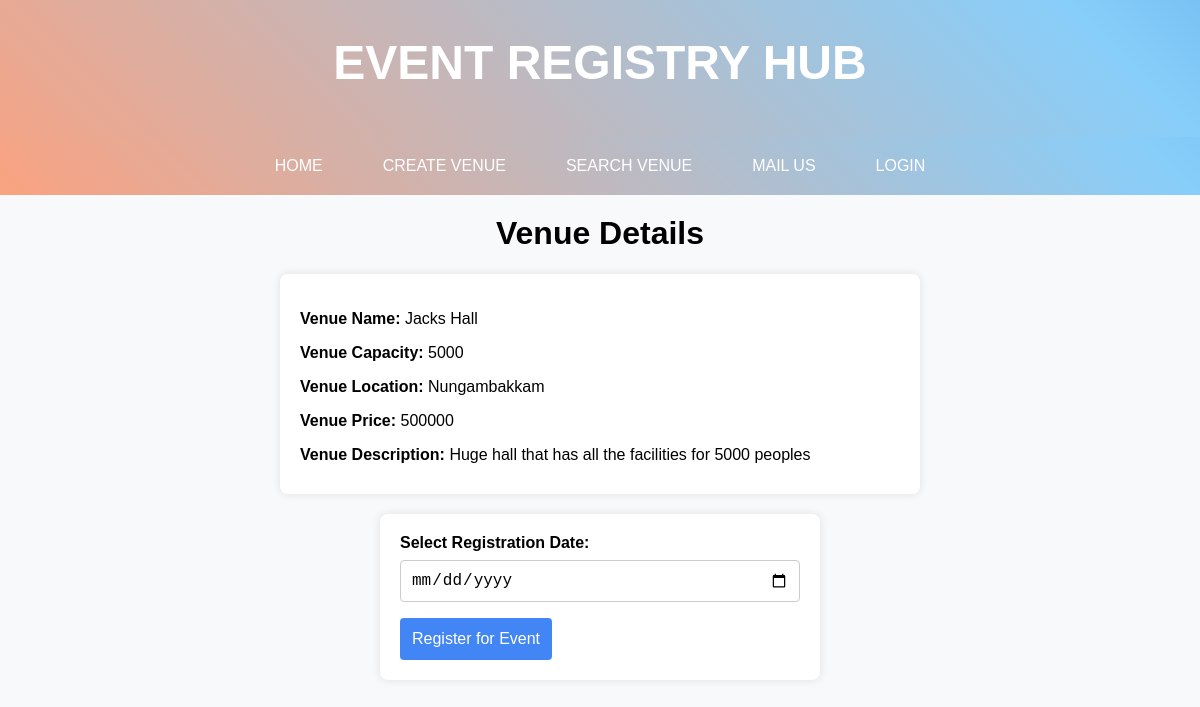
The app's page /venue.php?venue_id=2 with its own data.
### tables this page shows
CREATE TABLE `venues` (
  `venue_id` int(11) NOT NULL,
  `venue_name` varchar(255) NOT NULL,
  `venue_capacity` int(11) NOT NULL,
  `venue_location` varchar(255) NOT NULL,
  `venue_price` float NOT NULL,
  `venue_description` text DEFAULT NULL,
  `user_id` int(11) DEFAULT NULL
);

### venue.php (the view, shortened to what this page needs)
<?php
include_once('includes/dbconnection.php');
if (isset($_GET['venue_id'])) {
    $venueId = $_GET['venue_id'];
    $query = "SELECT * FROM venues WHERE venue_id = $venueId";
    $result = $conn->query($query);
    if ($result->num_rows > 0) {
        $venueDetails = $result->fetch_assoc();
    } else {
        header("Location: search.php");
        exit();
    }
} else {
    header("Location: search.php");
    exit();
}
?>
<!DOCTYPE html>
<html lang="en">
<head>
</head>
<body>
    <?php
    include_once('includes/header.php');
    echo "<h1>Venue Details</h1>";
    if (!empty($venueDetails)) {
        echo '<div class="venue-details">';
        echo '<p><strong>Venue Name:</strong> ' . $venueDetails['venue_name'] . '</p>';
        echo '<p><strong>Venue Capacity:</strong> ' . $venueDetails['venue_capacity'] . '</p>';
        echo '<p><strong>Venue Location:</strong> ' . $venueDetails['venue_location'] . '</p>';
        echo '<p><strong>Venue Price:</strong> ' . $venueDetails['venue_price'] . '</p>';
        echo '<p><strong>Venue Description:</strong> ' . $venueDetails['venue_description'] . '</p>';
        echo '</div>';
        echo '<form method="post">';
        echo '<label for="registration_date">Select Registration Date:</label>';
        echo '<input type="date" id="registration_date" name="registration_date" required>';
        echo '<button type="submit">Register for Event</button>';
        echo '</form>';
    } else {
        echo '<p>Venue details not found.</p>';
    }
    ?>
</body>
</html>

### venue.php (style rules this page uses)
body { font-family: 'Arial', sans-serif; margin: 0; padding: 0; background-color: #e6f7ff; }
h1 { text-align: center; margin-top: 20px; }
.venue-details { max-width: 600px; margin: 20px auto; padding: 20px; background-color: #fff; box-shadow: 0 0 10px rgba(0, 0, 0, 0.1); border-radius: 8px; }
.venue-details p { margin-bottom: 10px; }
form { max-width: 400px; margin: 20px auto; padding: 20px; background-color: #fff; box-shadow: 0 0 10px rgba(0, 0, 0, 0.1); border-radius: 8px; }
label { display: block; margin-bottom: 8px; font-weight: bold; }
input[type="date"] { width: 100%; padding: 10px; margin-bottom: 16px; border: 1px solid #ccc; border-radius: 4px; font-size: 16px; }
button { padding: 12px; background-color: #4285f4; color: #fff; border: none; border-radius: 4px; cursor: pointer; font-size: 16px; }

### includes/header.php (style rules this page uses)
body { font-family: 'Arial', sans-serif; margin: 0; padding: 0; background-color: #f8f9fa; }

### records on screen
venues: venue_name "Jacks Hall", venue_capacity "5000", venue_location "Nungambakkam", venue_price "500000", venue_description "Huge hall that has all the facilities for 5000 peoples"
